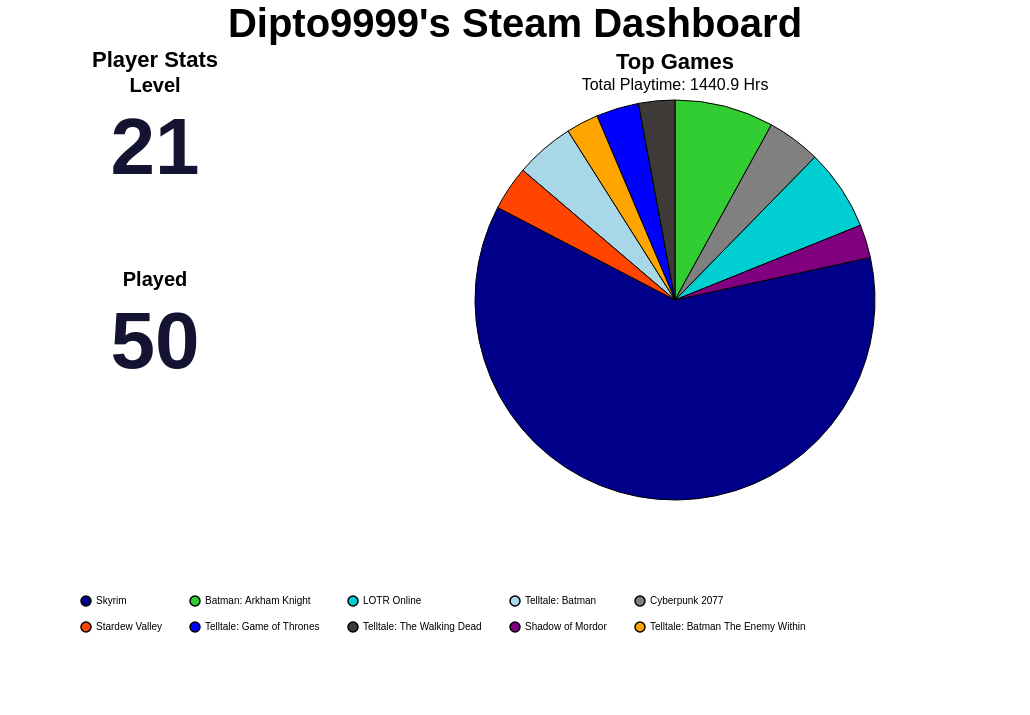

The specification (Vega-Lite) saved for this image:
### Vega-Lite specification from a JSON file in a GitHub repository (floating-point values rounded to 4 significant figures)
{"background": null, "config": {"view": {"continuousWidth": 300, "continuousHeight": 300, "strokeOpacity": 0, "strokeWidth": 1.5}, "axis": {"labelFontSize": 12, "titleFontSize": 16}, "legend": {"labelFontSize": 12, "titleFontSize": 16}}, "hconcat": [{"vconcat": [{"data": {"name": "data-ce2f25787bade8ca3fba4cb14335a451"}, "mark": {"type": "text", "align": "center", "baseline": "middle", "color": "#141331", "fontSize": 80, "fontWeight": "bold"}, "encoding": {"text": {"field": "Value", "type": "quantitative"}, "x": {"axis": null, "field": "Metric", "type": "nominal"}, "y": {"value": 50}}, "height": 150, "title": {"text": "Level", "anchor": "middle", "fontSize": 20}, "width": 300}, {"data": {"name": "data-92b892d679d5fbeaa0a56e1238c7fc12"}, "mark": {"type": "text", "align": "center", "baseline": "middle", "color": "#141331", "fontSize": 80, "fontWeight": "bold"}, "encoding": {"text": {"field": "Value", "type": "quantitative"}, "x": {"axis": null, "field": "Metric", "type": "nominal"}, "y": {"value": 50}}, "height": 150, "title": {"text": "Played", "anchor": "middle", "fontSize": 20}, "width": 300}], "title": {"text": "Player Stats", "anchor": "middle", "fontSize": 22}}, {"data": {"name": "data-b2da6c3eee8efb20e4c0e498a7d77a12"}, "mark": {"type": "arc", "stroke": "black", "strokeWidth": 1}, "encoding": {"color": {"field": "name", "legend": {"columnPadding": 25, "columns": 5, "direction": "horizontal", "labelFontSize": 10, "orient": "bottom", "padding": 75, "rowPadding": 10, "title": "", "titleAlign": "center", "titleFontSize": 16}, "scale": {"range": ["#00008B", "#32CD32", "#00CED1", "#A8D7E7", "#808080", "#FF4500", "#0000FF", "#3D3A38", "#800080", "#FFA500", "#006400", "#8B0000", "#FFD700", "#4682B4", "#2E8B57"]}, "sort": null, "type": "nominal"}, "theta": {"field": "playtime_percentage", "type": "quantitative"}, "tooltip": [{"field": "name", "title": "Game", "type": "nominal"}, {"field": "playtime_forever", "format": ".1f", "title": "Time (Hrs)", "type": "quantitative"}, {"field": "playtime_percentage", "format": ".2f", "title": "Playtime (%)", "type": "quantitative"}]}, "height": 400, "title": {"text": "Top Games", "anchor": "middle", "fontSize": 22, "subtitle": "Total Playtime: 1440.9 Hrs", "subtitleFontSize": 16}, "width": 700}], "padding": {"left": 250, "right": 250, "top": 0, "bottom": 0}, "title": {"text": "Dipto9999's Steam Dashboard", "anchor": "middle", "fontSize": 40}, "$schema": "https://vega.github.io/schema/vega-lite/v5.20.1.json", "datasets": {"data-ce2f25787bade8ca3fba4cb14335a451": [{"Metric": "Level", "Value": 21}], "data-92b892d679d5fbeaa0a56e1238c7fc12": [{"Metric": "Played", "Value": 50}], "data-b2da6c3eee8efb20e4c0e498a7d77a12": [{"name": "Skyrim", "playtime_forever": 845.3, "appid": 72850, "playtime_percentage": 61.09}, {"name": "Batman: Arkham Knight", "playtime_forever": 110.8, "appid": 208650, "playtime_percentage": 8.01}, {"name": "LOTR Online", "playtime_forever": 91.02, "appid": 212500, "playtime_percentage": 6.58}, {"name": "Telltale: Batman", "playtime_forever": 66.22, "appid": 498240, "playtime_percentage": 4.79}, {"name": "Cyberpunk 2077", "playtime_forever": 59.75, "appid": 1091500, "playtime_percentage": 4.32}, {"name": "Stardew Valley", "playtime_forever": 49.5, "appid": 413150, "playtime_percentage": 3.58}, {"name": "Telltale: Game of Thrones", "playtime_forever": 47.68, "appid": 330840, "playtime_percentage": 3.45}, {"name": "Telltale: The Walking Dead", "playtime_forever": 40.52, "appid": 207610, "playtime_percentage": 2.93}, {"name": "Shadow of Mordor", "playtime_forever": 37.05, "appid": 241930, "playtime_percentage": 2.68}, {"name": "Telltale: Batman The Enemy Within", "playtime_forever": 35.93, "appid": 675260, "playtime_percentage": 2.6}]}}
